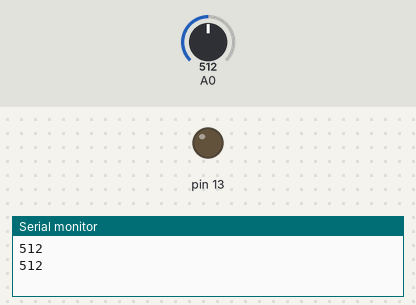
Bench run of a sketch on a simulated Arduino Uno, built with avr-gcc and run on an emulated ATmega328P. Parts: output pins drawn as LEDs (lit = HIGH), the last lines printed to the serial monitor. Inputs (shaded band) come from the test bench; at power-on: A0 = 512.

Above: at 4.9 s.
5.0 s: A0 set to 907
10.1 s: A0 set to 928
At 13.5 s:
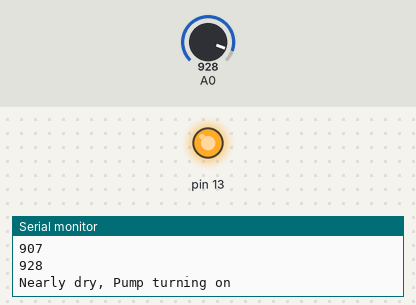
Timing chart, 0 to 15.0 s (numbered marks = the images above; inputs shaded):
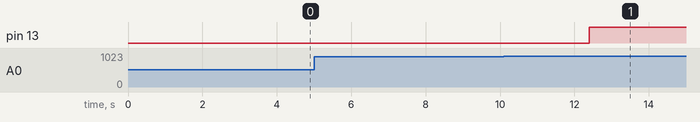

The sketch:

arduino_code.ino
```cpp
const int AirValue = 416;
const int WaterValue = 225;
int soilMoistureValue = 0;
int soilmoisturepercent=0;
void setup() {
  pinMode(13,OUTPUT);
  Serial.begin(9600);
}
void loop() {
  soilMoistureValue = analogRead(A0);
  soilmoisturepercent = map(soilMoistureValue, 1023, 0, 0, 100);
  Serial.println(soilMoistureValue);
  delay(100);
  if(soilmoisturepercent < 10){
    Serial.println("Nearly dry, Pump turning on");
    digitalWrite(13,HIGH);
  }
  else if(soilmoisturepercent >85){
    Serial.println("Nearly wet, Pump turning off");
    digitalWrite(13,LOW);
  }
  delay(4000);
}
```

Measured:
- the behaviour switches between 920 and 921 on A0 (found by bisection; images 0 and 1)
- after the input at 10.1 s, pin 13: LOW → HIGH after 2.3 s
